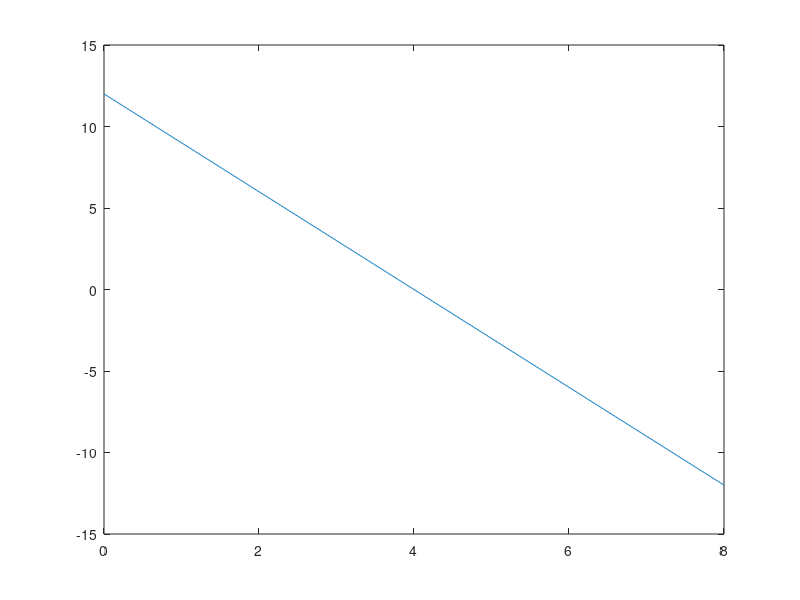

Reproduce this figure in MATLAB.
%x[n]=omega[n+5]-2*omega[n-2]-3*omega[n-8]




%x(t) = 3r(t+ 3)−6r(t+ 1) + 3r(t)−3u(t−3);
t=0:0.01:8;
y=3*(t+3)-6*(t+ 1)+3*(t)-3*(t-3);
plot(t,y);